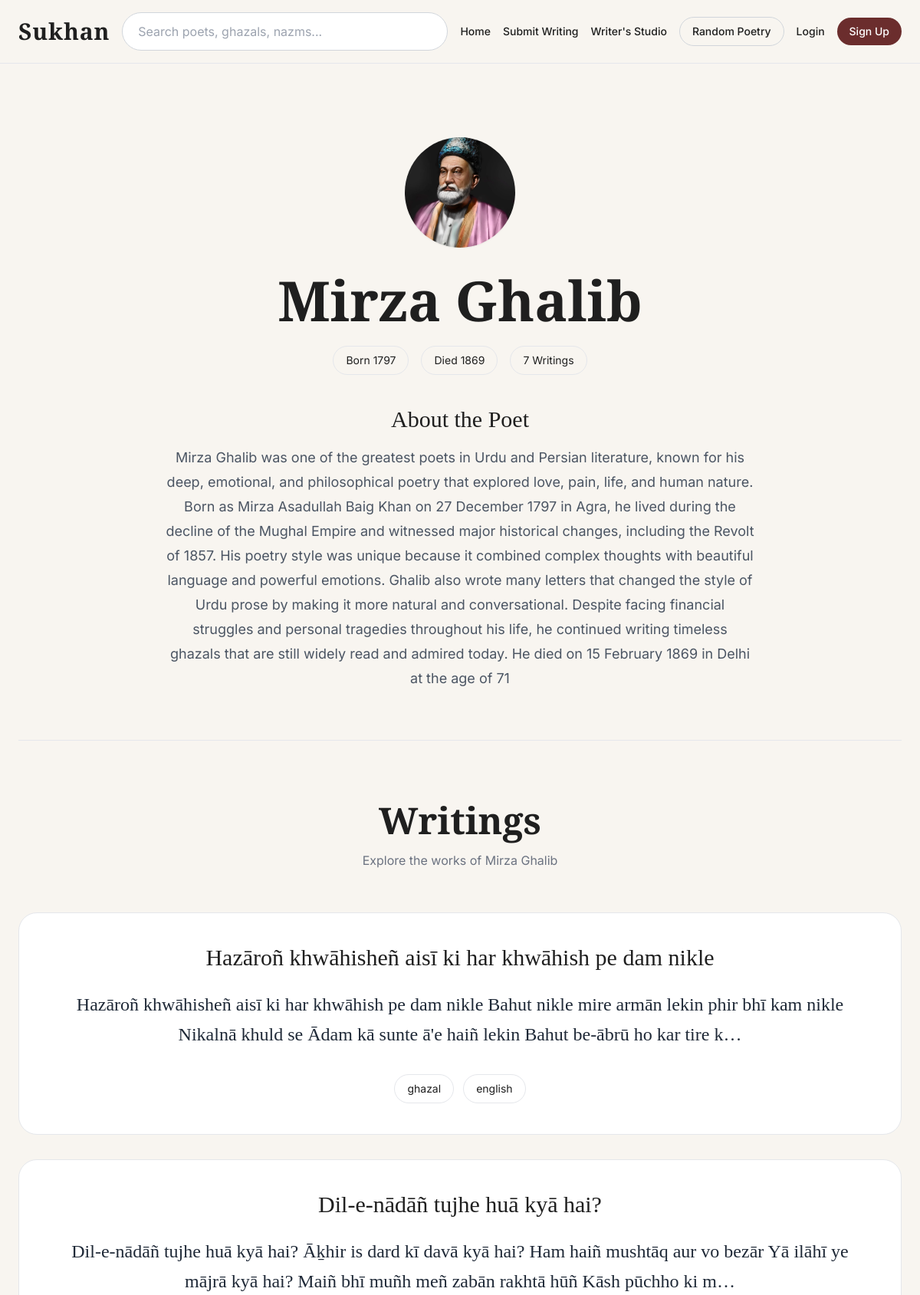
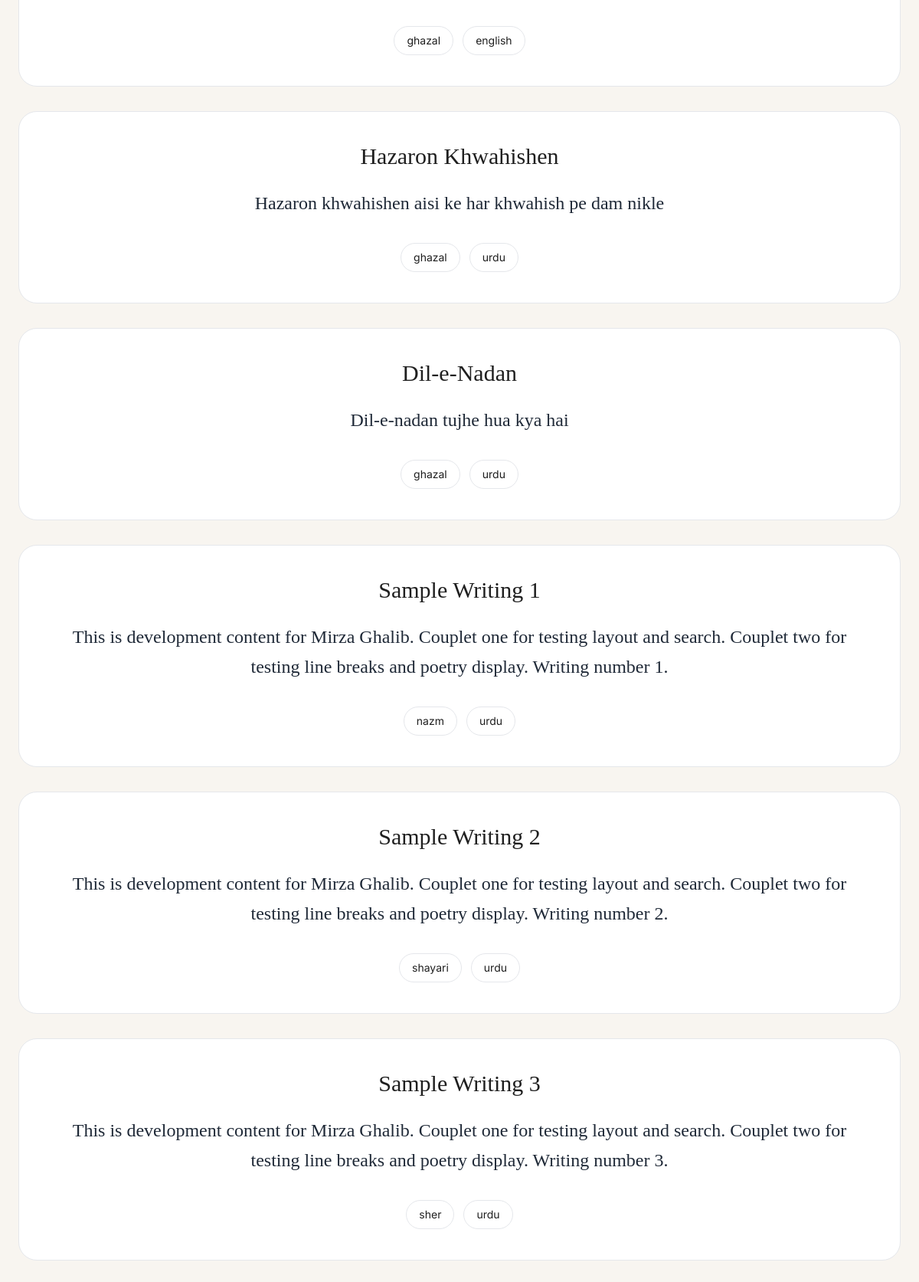
The app's page /poets/mirza-ghalib/ with its own data (2 pictures, top to bottom).
### poetry/models.py (models this page shows, shortened)
class Poet(models.Model):
    name = models.CharField(max_length=255)
    slug = models.SlugField(unique=True)
    biography = models.TextField()
    birth_year = models.IntegerField(blank=True, null=True)
    death_year = models.IntegerField(blank=True, null=True)
    image = models.ImageField(
        upload_to='poets/',
        blank=True,
        null=True
    )

class Writing(models.Model):
    WRITING_TYPES = [
        ('sher', 'Sher'),
        ('ghazal', 'Ghazal'),
        ('nazm', 'Nazm'),
        ('shayari', 'Shayari'),
        ('quote', 'Quote'),
    ]
    LANGUAGE_CHOICES = [
        ('urdu', 'Urdu'),
        ('hindi', 'Hindi'),
        ('english', 'English'),
    ]
    title = models.CharField(max_length=255)
    slug = models.SlugField(blank=True)
    poet = models.ForeignKey(
        Poet,
        on_delete=models.CASCADE,
        related_name='writings'
    )
    content = models.TextField()
    writing_type = models.CharField(
        max_length=20,
        choices=WRITING_TYPES
    )
    language = models.CharField(
        max_length=20,
        choices=LANGUAGE_CHOICES
    )
    categories = models.ManyToManyField(Category)
    created_at = models.DateTimeField(
        auto_now_add=True
    )

### poetry/views.py (the view)
def poet_detail(request, slug):
    poet = get_object_or_404(
        Poet,
        slug=slug
    )
    writings = poet.writings.all()
    context = {
        'poet': poet,
        'writings': writings,
    }
    return render(
        request,
        'poetry/poet_detail.html',
        context
    )

### poetry/templates/poetry/poet_detail.html
{% extends 'base.html' %}
{% block content %}
<section class="py-24 px-6">
    <div class="max-w-6xl mx-auto">
        <div class="text-center border-b border-gray-200 pb-16">
            {% if poet.image %}
                <img
                    src="{{ poet.image.url }}"
                    alt="{{ poet.name }}"
                    class="w-36 h-36 rounded-full object-cover mx-auto mb-8 shadow-sm"
                >
            {% else %}
                <div class="w-36 h-36 rounded-full bg-gray-200 mx-auto mb-8"></div>
            {% endif %}
            <h1 class="poetry-font text-6xl md:text-7xl font-semibold">
                {{ poet.name }}
            </h1>
            <div class="mt-6 flex justify-center gap-4 flex-wrap">
                {% if poet.birth_year %}
                    <span class="px-4 py-2 rounded-full border border-gray-200 text-sm">
                        Born {{ poet.birth_year }}
                    </span>
                {% endif %}
                {% if poet.death_year %}
                    <span class="px-4 py-2 rounded-full border border-gray-200 text-sm">
                        Died {{ poet.death_year }}
                    </span>
                {% endif %}
                <span class="px-4 py-2 rounded-full border border-gray-200 text-sm">
                    {{ writings.count }} Writings
                </span>
            </div>
            {% if poet.biography %}
                <div class="max-w-3xl mx-auto mt-10">
                    <h2 class="poetry-font text-3xl mb-4">
                        About the Poet
                    </h2>
                    <p class="text-gray-600 leading-8 text-lg">
                        {{ poet.biography }}
                    </p>
                </div>
            {% endif %}
        </div>
        <div class="mt-20">
            <div class="text-center mb-14">
                <h2 class="poetry-font text-5xl font-semibold">
                    Writings
                </h2>
                <p class="mt-4 text-gray-500">
                    Explore the works of {{ poet.name }}
                </p>
            </div>
            <div class="space-y-8">
                {% for writing in writings %}
                    <div class="bg-white border border-gray-200 rounded-3xl p-10 hover:shadow-md transition duration-300">
                        <a href="{% url 'writing_detail' writing.slug %}">
                            <h3 class="poetry-font text-3xl mb-6 text-center hover:text-[#6b2d2d] transition">
                                {{ writing.title }}
                            </h3>
                            <p class="poetry-font text-2xl leading-relaxed text-center text-gray-800">
                                {{ writing.content|truncatechars:180 }}
                            </p>
                        </a>
                        <div class="mt-8 flex justify-center gap-3 flex-wrap">
                            <span class="px-4 py-2 rounded-full border border-gray-200 text-sm">
                                {{ writing.writing_type }}
                            </span>
                            <span class="px-4 py-2 rounded-full border border-gray-200 text-sm">
                                {{ writing.language }}
                            </span>
                        </div>
                    </div>
                {% empty %}
                    <div class="text-center py-16">
                        <p class="text-gray-500">
                            No writings available yet.
                        </p>
                    </div>
                {% endfor %}
            </div>
        </div>
    </div>
</section>
{% endblock %}

### core/templates/base.html (style rules this page uses)
body { font-family: 'Inter', sans-serif; background-color: #f8f5f0; color: #1f1f1f; }
.poetry-font { font-family: 'Cormorant Garamond', serif; }

### records on screen
Poet: image (picture), name "Mirza Ghalib", birth_year "1797", death_year "1869", count "7", biography "Mirza Ghalib was one of the greatest poets in Urdu and Persian literature, known for his deep, emotional, and philosophical poetry that explored love, pain, life, and human nature. Born as Mirza Asadullah Baig Khan on 27 December 1797 in Agra, he lived during the decline of the Mughal Empire and witnessed major historical changes, including the Revolt of 1857. His poetry style was unique because it combined complex thoughts with beautiful language and powerful emotions. Ghalib also wrote many letters that changed the style of Urdu prose by making it more natural and conversational. Despite facing financial struggles and personal tragedies throughout his life, he continued writing timeless…"
Writing: title "Hazāroñ khwāhisheñ aisī ki har khwāhish pe dam nikle", content "Hazāroñ khwāhisheñ aisī ki har khwāhish pe dam nikle Bahut nikle mire armān lekin phir bhī kam nikle Nikalnā khuld se Ādam kā sunte ā'e haiñ lekin Bahut be-ābrū ho kar tire k…", writing_type "ghazal", language "english"
Writing: title "Dil-e-nādāñ tujhe huā kyā hai?", content "Dil-e-nādāñ tujhe huā kyā hai? Āḵhir is dard kī davā kyā hai? Ham haiñ mushtāq aur vo bezār Yā ilāhī ye mājrā kyā hai? Maiñ bhī muñh meñ zabān rakhtā hūñ Kāsh pūchho ki m…", writing_type "ghazal", language "english"
Writing: title "Hazaron Khwahishen", content "Hazaron khwahishen aisi ke har khwahish pe dam nikle", writing_type "ghazal", language "urdu"
Writing: title "Dil-e-Nadan", content "Dil-e-nadan tujhe hua kya hai", writing_type "ghazal", language "urdu"
Writing: title "Sample Writing 1", content "This is development content for Mirza Ghalib. Couplet one for testing layout and search. Couplet two for testing line breaks and poetry display. Writing number 1.", writing_type "nazm", language "urdu"
Writing: title "Sample Writing 2", content "This is development content for Mirza Ghalib. Couplet one for testing layout and search. Couplet two for testing line breaks and poetry display. Writing number 2.", writing_type "shayari", language "urdu"
Writing: title "Sample Writing 3", content "This is development content for Mirza Ghalib. Couplet one for testing layout and search. Couplet two for testing line breaks and poetry display. Writing number 3.", writing_type "sher", language "urdu"
